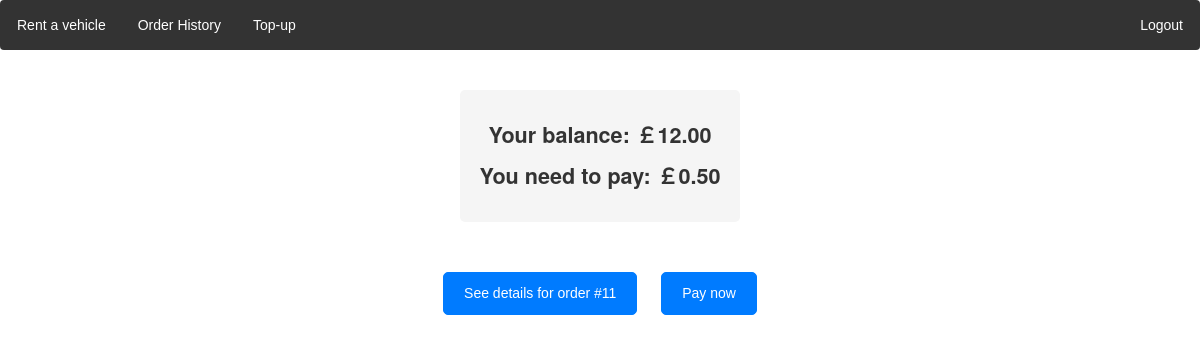
Page /order_history/11/payment/ (signed in) on the committed database.
### locations/models.py (models this page shows, shortened)
class CustomUser(models.Model):
    user = models.OneToOneField(User, on_delete=models.CASCADE)
    balance = models.DecimalField(max_digits=6, decimal_places=2,default=10.00)

class Order(models.Model):
    customer = models.ForeignKey(CustomUser, on_delete=models.CASCADE)
    vehicle = models.ForeignKey(Vehicle, on_delete=models.CASCADE)
    initial_time = models.DateTimeField(auto_now_add=True)
    cost = models.DecimalField(max_digits=6, decimal_places=2, null = True, default=None)
    final_time = models.DateTimeField(null = True)
    initial_location = models.ForeignKey(Location, on_delete=models.CASCADE, null=False, related_name='start')
    final_location = models.ForeignKey(Location, on_delete=models.CASCADE, null=True, related_name='end')
    is_paid = models.BooleanField(default=False)

### locations/views.py (the view, shortened to what this page needs)
# urls.py: path('order_history/<int:nid>/payment/', views.payment,name='payment'),
def payment(request,nid):
    if request.user is None or not request.user.is_authenticated:
        return redirect("/accounts/login")
    username = request.user.username
    logged_customer = CustomUser.objects.get(user=User.objects.get(username=username))
    balance = logged_customer.balance
    order = models.Order.objects.get(id=nid)
    cost=order.cost
    if order.is_paid:
       return redirect("/order_history/")
    if order.customer.user.username != logged_customer.user.username:
        return redirect("/order_history/")
    context={'balance':balance , 'cost':cost, 'order': order}
    return render(request, "locations/payment.html", context)

### locations/context_processors.py (called while the page is built)
def message_processor(request):
    if not request.user.username:
         return {
        'unreturned' : None
    }
    username = request.user.username
    logged_user  = CustomUser.objects.get(user = User.objects.get(username = username))
    unreturned_order = Order.objects.filter(customer = logged_user, final_time = None).first()
    return {
        'unreturned' : unreturned_order
    }

### templates/locations/payment.html (shortened to what this page needs)
{% extends "locations/base.html" %}
{% load static %}
{% block extrahead %}
<link rel="stylesheet" type="text/css" href="{% static 'css/payment.css' %}">
{% endblock%}
{% block content %}
  <div class="content-wrapper">
    <div class="payment-info">
      <p>Your balance: ￡{{ balance }}</p>
      <p>You need to pay: ￡{{ cost }}</p>
    </div>
    <div class="btn-wrapper">
      <a class="btn btn-primary btn-xs" href="/order_history/{{order.id}}/details/">See details for order #{{order.id}}</a>
      <button class="btn btn-primary btn-xs" type="submit" name="pay" id="pay" value="none">Pay now</button>
    </div>
  </div>
{% endblock %}

### static/css/navbar.css (style rules this page uses)
* { margin: 0; padding: 0; box-sizing: border-box; }
body { font-family: Arial, sans-serif; }

### static/css/payment.css (style rules this page uses)
.content-wrapper { display: flex; flex-direction: column; align-items: center; justify-content: center; height: 100%; }
.payment-info { margin: 20px 0; text-align: center; background-color: #f5f5f5; color: #333; font-family: "Helvetica Neue", sans-serif; font-size: 18px; font-weight: 600; font-style: normal; border-radius: 5px; padding: 20px; }
.payment-info p { font-size: 1.2em; margin: 10px 0; }
.btn-wrapper { margin-top: 20px; }
.btn { display: inline-block; margin: 10px; padding: 10px 20px; font-size: 1em; color: #fff; background-color: #007bff; border-color: #007bff; border-radius: 5px; cursor: pointer; }

### rows in the picture
CustomUser: balance "12.00"
Order: cost "0.50", id "11"
